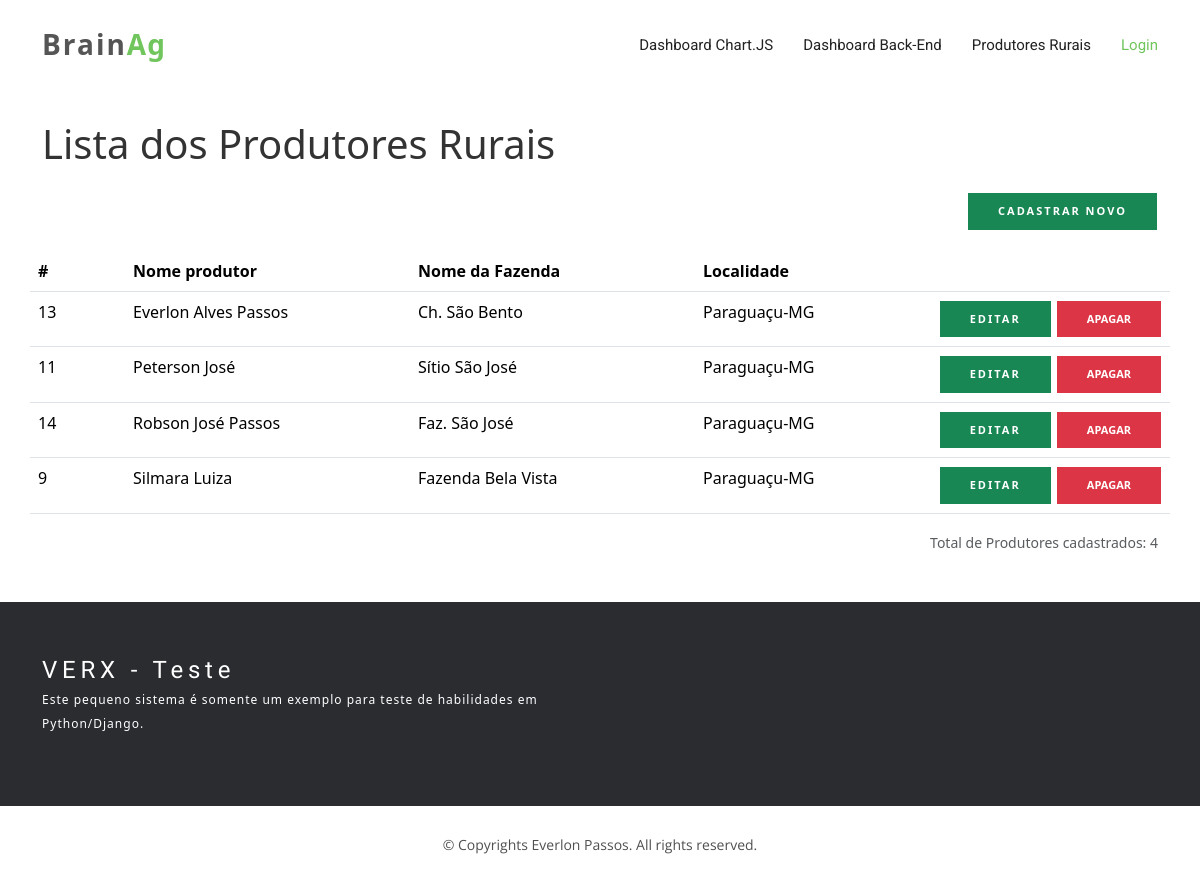
The app's page /produtores/ (signed in), older data.
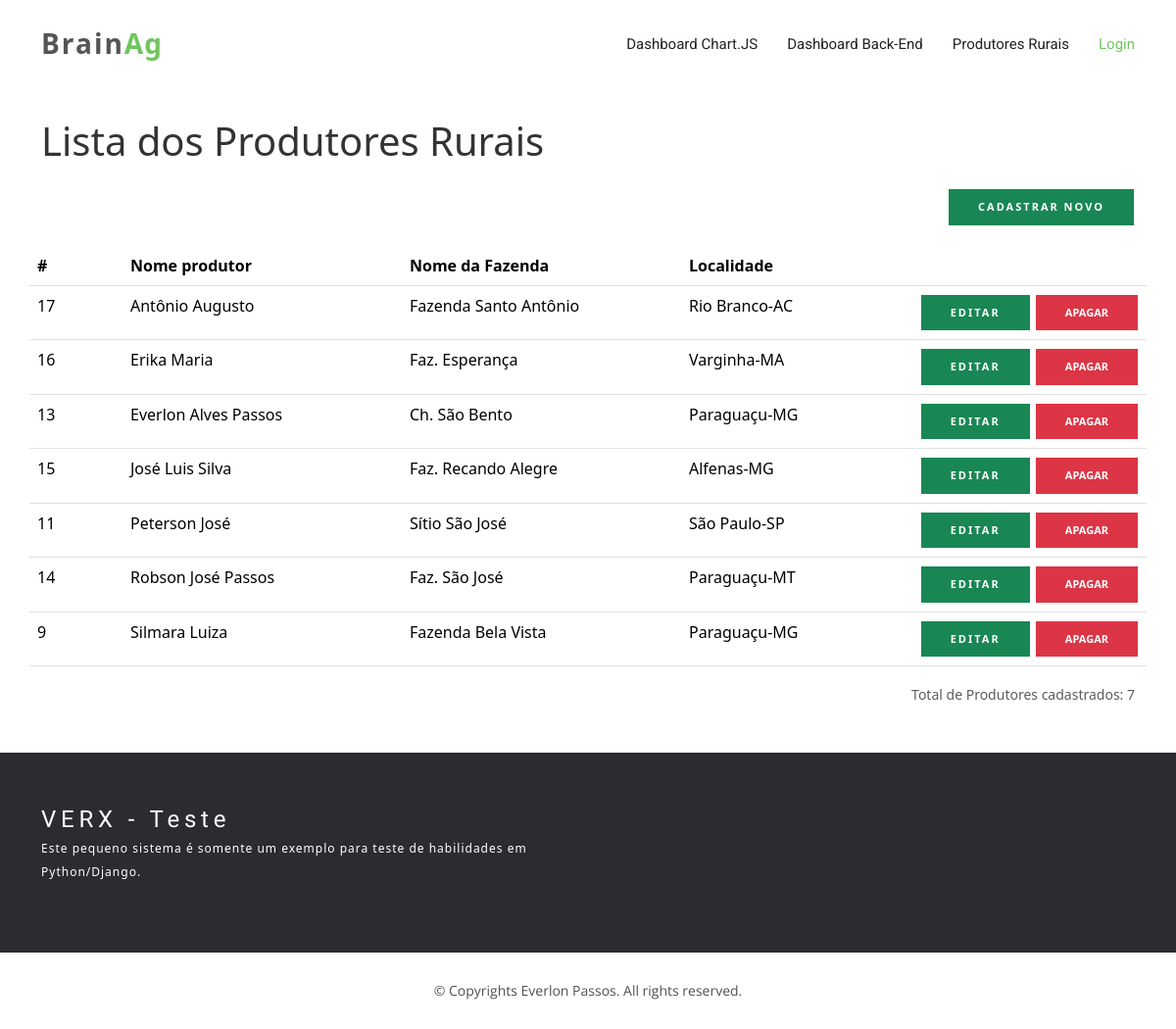
The same page, newer data.
### brain_ag/models.py (models this page shows, shortened)
class ProdutorRural(models.Model):
    submitter = models.ForeignKey(User, on_delete=models.CASCADE)
    cpf_cnpj = models.CharField('CPF ou CNPJ', max_length=50, null=False, unique=True)
    nome_produtor = models.CharField('Nome do produtor', max_length=150, null=False)
    nome_fazenda = models.CharField('Nome da fazenda', max_length=150, null=False)
    cidade = models.CharField('Cidade', max_length=100)
    estado = models.CharField('Estado', max_length=2, choices=UF_CHOICES)
    area_total = models.DecimalField('Área total em hectares da fazenda', default=0, max_digits=12, decimal_places=0)
    area_agricultavel = models.DecimalField('Área agricultável em hectares', default=0, max_digits=12, decimal_places=0)
    area_vegetacao = models.DecimalField('Área de vegetação em hectares', default=0, max_digits=12, decimal_places=0)
    cultura = models.ManyToManyField(CulturaPlantada)
    class Meta:
        ordering = ['nome_produtor', 'nome_fazenda', 'estado', 'cidade']
        verbose_name = 'Nome do produtor'
        verbose_name_plural = 'Nomes dos produtores'

### brain_ag/views.py (the view)
# urls.py: path('produtores/', ProdutorView.as_view(), name='produtores'),
class ProdutorView(LoginRequiredMixin, ListView):
    model = ProdutorRural
    template_name = 'produtores_list.html'
    context_object_name = 'produtores_list'
    """
    def get_queryset(self):
        # Este filtro é para se somente irá ver os Produtores que o usuário cadastrou.
        return ProdutorRural.objects.filter(submitter=self.request.user)
    """

### templates/produtores_list.html (shortened to what this page needs)
{% extends 'base.html' %}
{% load django_bootstrap5 %}
{% load static %}
{% block section %}
    <br><br><br>
    <div class="container mt-5">
        <h1>Lista dos Produtores Rurais</h1><br>
        <div class="row">
            <p class="col-12 text-end"><a href="{% url 'produtor-add' %}" class="btn btn-success">Cadastrar novo</a></p>
            <table class="table table-hover">
                <thead>
                    <tr>
                        <th scope="col">#</th>
                        <th scope="col">Nome produtor</th>
                        <th scope="col">Nome da Fazenda</th>
                        <th scope="col">Localidade</th>
                        <th scope="col"></th>
                    </tr>
                </thead>
                <tbody>
            {% for produtor in produtores_list %}
                <tr>
                    <td class="col-1">{{ produtor.pk }}</td>
                    <td class="col-3">{{ produtor.nome_produtor }}</td>
                    <td class="col-3">{{ produtor.nome_fazenda }}</td>
                    <td>{{ produtor.cidade }}-{{ produtor.estado }}</td>
                    <td class="col-3 text-end">
                        <form hx-post="{% url 'produtor-del' produtor.pk %}" hx-confirm="Deseja realmente apagar este Produtor Rural?" hx-target="body">
                            <a href="{% url 'produtor-edit' produtor.pk %}" class="btn btn-success">Editar</a>
                            <button type="submit" class="btn btn-danger">Apagar</button>
                        </form>
                    </td>
                </tr>
            {% endfor %}
                </tbody>
            </table>
            <div class="text-end text-muted"><small>Total de Produtores cadastrados: {{ produtores_list|length }}</small></div>
        </div>
    </div>
    <br><br>
{% endblock %}

### templates/base.html
<!DOCTYPE html>
{% load static %}
{% load django_bootstrap5 %}
<html lang="pt-br">
    {% include 'header.html' %}
    <body>
        {% include 'nav.html' %}
        <main id="main">
            {% block section %}{% endblock %}
        </main>
        {% include 'footer.html' %}
    </body>
</html>

### templates/header.html (shortened to what this page needs)
{% load static %}
<head>
    <link href="{% static 'vendor/aos/aos.css' %}" rel="stylesheet">
    <link href="{% static 'vendor/bootstrap/css/bootstrap.min.css' %}" rel="stylesheet">
    <link href="{% static 'vendor/bootstrap-icons/bootstrap-icons.css' %}" rel="stylesheet">
    <link href="{% static 'vendor/glightbox/css/glightbox.min.css' %}" rel="stylesheet">
    <link href="{% static 'vendor/swiper/swiper-bundle.min.css' %}" rel="stylesheet">
    <link href="{% static 'css/style.css' %}" rel="stylesheet">
</head>

### templates/nav.html (shortened to what this page needs)
<header id="header" class="header fixed-top d-flex align-items-center">
<div class="container d-flex align-items-center justify-content-between">
    <div id="logo">
        <h1><a href="{% url 'home' %}">Brain<span>Ag</span></a></h1>
    </div>
    <nav id="navbar" class="navbar">
    <ul>
        <li><a class="nav-link scrollto" href="{% url 'home' %}">Dashboard Chart.JS</a></li>
        <li><a class="nav-link scrollto" href="{% url 'backend' %}">Dashboard Back-end</a></li>
        <li><a class="nav-link scrollto" href="{% url 'produtores' %}">Produtores Rurais</a></li>
        <li><a class="nav-link scrollto active" href="{% url 'login' %}">Login</a></li>
    </ul>
    </nav>
</div>
</header>

### templates/footer.html (shortened to what this page needs)
{% load static %}
<footer class="footer">
    <div class="container">
      <div class="row">
        <div class="col-md-12 col-lg-6">
          <div class="footer-logo">
            <a class="navbar-brand" href="#">VERX - Teste</a>
            <p>Este pequeno sistema é somente um exemplo para teste de habilidades em Python/Django.</p>
          </div>
        </div>
      </div>
    </div>
    <div class="copyrights">
      <div class="container">
        <p>&copy; Copyrights Everlon Passos. All rights reserved.</p>
      </div>
    </div>
</footer>

### static/css/style.css (style rules this page uses)
body { background-color: #fff; color: #333; }
h1, h2, h3, h4, h5, h6 { margin: 0; }
a { letter-spacing: 2px; text-decoration: none; color: #71c55d; }
ul { letter-spacing: 1px; }
li { color: #626262; font-size: 13px; font-weight: 400; letter-spacing: 2px; line-height: 30px; text-transform: capitalize; }
p { color: #505050; font-size: 14px; font-weight: 300; letter-spacing: 0.5px; line-height: 2; margin-bottom: 20px; }
span { letter-spacing: 1px; }
.btn { border: 1px solid #fff; border-radius: 0px; color: #fff; font-size: 11px; font-weight: 600; padding: 10px 30px; text-transform: uppercase; transition: all 0.5s ease-in-out 0s; }
#header { background: #fff; z-index: 997; transition: all 0.5s ease; padding: 20px 0; }
#header #logo h1 { color: #505050; font-size: 28px; font-weight: 600; letter-spacing: 1px; margin: 0; }
#header #logo h1 a { color: #555; display: inline-block; text-decoration: none; }
#header #logo h1 a span { color: #71c55d; }
.navbar { padding: 0; }
.navbar ul { margin: 0; padding: 0; display: flex; list-style: none; align-items: center; }
.navbar li { position: relative; }
.navbar a, .navbar a:focus { display: flex; align-items: center; justify-content: space-between; padding: 10px 0 10px 30px; font-family: "Roboto", sans-serif; font-size: 15px; color: #222; white-space: nowrap; transition: 0.3s; letter-spacing: 0; }
.navbar a:hover, .navbar .active, .navbar .active:focus, .navbar li:hover>a { color: #71c55d; }
.footer { background: #2a2c30; padding-top: 50px; }
.footer .footer-logo .navbar-brand { color: #fff; display: inline-block; float: none; font-family: "Philosopher", sans-serif; font-size: 24px; font-weight: 500; height: 100%; letter-spacing: 0.2em; padding-left: 0; padding-top: 0; }
.footer .footer-logo p { color: #fff; font-size: 12px; letter-spacing: 1px; }
.footer .copyrights { background: #fff; margin-top: 50px; text-align: center; padding: 25px; }
.footer .copyrights p, .footer .copyrights .credits { margin: 0; padding: 0; font-family: "Open Sans", sans-serif; font-weight: normal; font-size: 14px; letter-spacing: 0; }

Row changes from the older to the newer data that the page shows:
added ProdutorRural: pk "17", nome_produtor "Antônio Augusto", nome_fazenda "Fazenda Santo Antônio", cidade "Rio Branco", estado "AC"
added ProdutorRural: pk "16", nome_produtor "Erika Maria", nome_fazenda "Faz. Esperança", cidade "Varginha", estado "MA"
added ProdutorRural: pk "15", nome_produtor "José Luis Silva", nome_fazenda "Faz. Recando Alegre", cidade "Alfenas", estado "MG"
changed ProdutorRural "Peterson José": cidade "Paraguaçu" → "São Paulo"; estado "MG" → "SP"
changed ProdutorRural "Robson José Passos": estado "MG" → "MT"
Text that changed along with them:
{{ produtores_list|length }}: "4" → "7"
